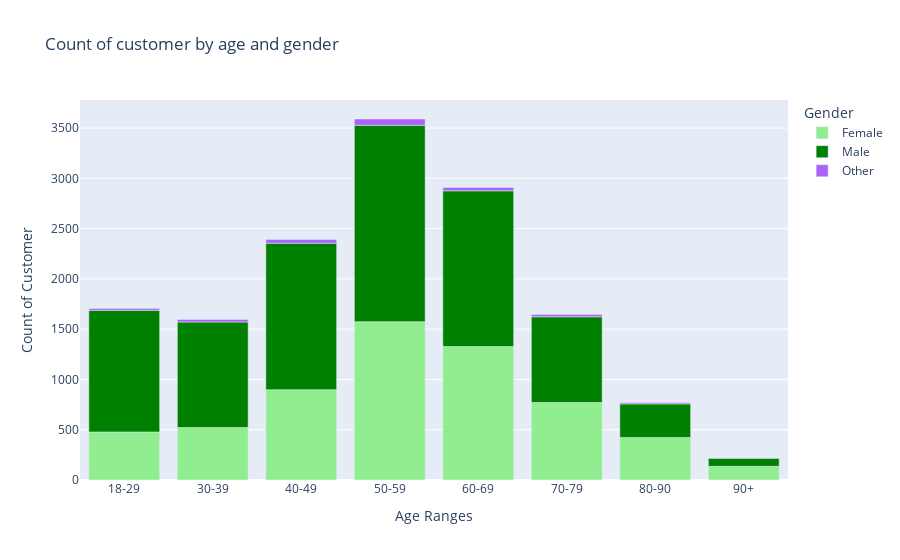

Here is the notebook cell this chart was saved with:
### Code cell
#get count on basis of age_range and sex;
#Who usually spend more at Starbucks, female or male?
group = result.groupby(['age_range', 'sex'])
  
# size of group to count observations
group = group.size()
group.head()
  
# make a column name 
grp=group.reset_index(name='count')


fig = px.bar(grp, x="age_range", y="count", color="sex", title="Count of customer by age and gender",
    labels={ "sex": "Gender",  "age_range": "Age Ranges", "count": "Count of Customer"},
             color_discrete_map={'Male':'green',
                                 'Female':'lightgreen',
                                 'Unknown':'#8c564b'})

px.pie(grp, values='count', names='age_range', title='Customer Age Range Count',hole=0.5, labels={'count':'Count',"income_range":"Income Range"})
fig.show()
fig.write_html("agerange_sex.html")

### Figure 1 — Plotly figure (JSON) as saved in the notebook; plotly's stock layout.template omitted (floating-point values rounded to 4 significant figures)
{"data": [{"alignmentgroup": "True", "hovertemplate": "Gender=Female<br>Age Ranges=%{x}<br>Count of Customer=%{y}<extra></extra>", "legendgroup": "Female", "marker": {"color": "lightgreen", "pattern": {"shape": ""}}, "name": "Female", "offsetgroup": "Female", "orientation": "v", "showlegend": true, "textposition": "auto", "type": "bar", "x": ["18-29", "30-39", "40-49", "50-59", "60-69", "70-79", "80-90", "90+"], "xaxis": "x", "y": [478, 522, 898, 1574, 1327, 771, 423, 136], "yaxis": "y"}, {"alignmentgroup": "True", "hovertemplate": "Gender=Male<br>Age Ranges=%{x}<br>Count of Customer=%{y}<extra></extra>", "legendgroup": "Male", "marker": {"color": "green", "pattern": {"shape": ""}}, "name": "Male", "offsetgroup": "Male", "orientation": "v", "showlegend": true, "textposition": "auto", "type": "bar", "x": ["18-29", "30-39", "40-49", "50-59", "60-69", "70-79", "80-90", "90+"], "xaxis": "x", "y": [1209, 1049, 1457, 1953, 1549, 852, 334, 81], "yaxis": "y"}, {"alignmentgroup": "True", "hovertemplate": "Gender=Other<br>Age Ranges=%{x}<br>Count of Customer=%{y}<extra></extra>", "legendgroup": "Other", "marker": {"color": "#ab63fa", "pattern": {"shape": ""}}, "name": "Other", "offsetgroup": "Other", "orientation": "v", "showlegend": true, "textposition": "auto", "type": "bar", "x": ["18-29", "30-39", "40-49", "50-59", "60-69", "70-79", "80-90", "90+"], "xaxis": "x", "y": [18, 26, 36, 63, 34, 23, 10, 2], "yaxis": "y"}], "layout": {"autosize": true, "barmode": "relative", "legend": {"title": {"text": "Gender"}, "tracegroupgap": 0}, "title": {"text": "Count of customer by age and gender"}, "xaxis": {"anchor": "y", "autorange": true, "domain": [0, 1], "range": [-0.5, 7.5], "title": {"text": "Age Ranges"}, "type": "category"}, "yaxis": {"anchor": "x", "autorange": true, "domain": [0, 1], "range": [0, 3779.0], "title": {"text": "Count of Customer"}, "type": "linear"}}}
